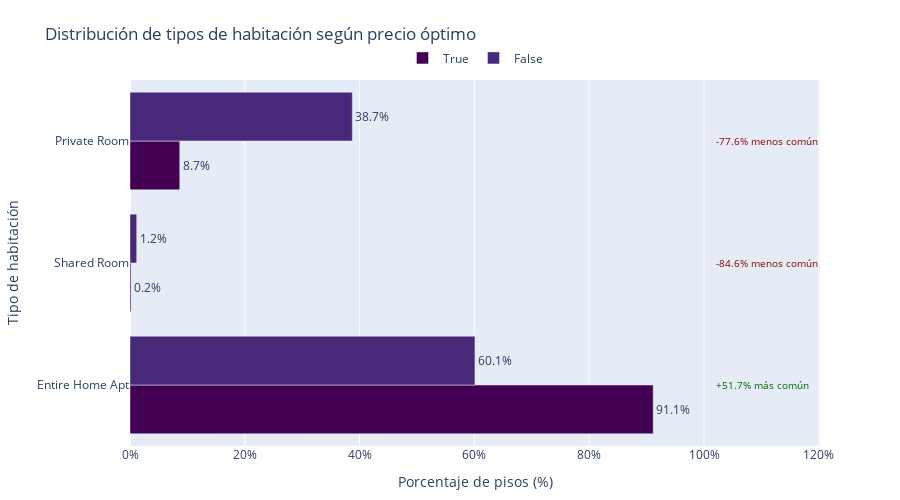
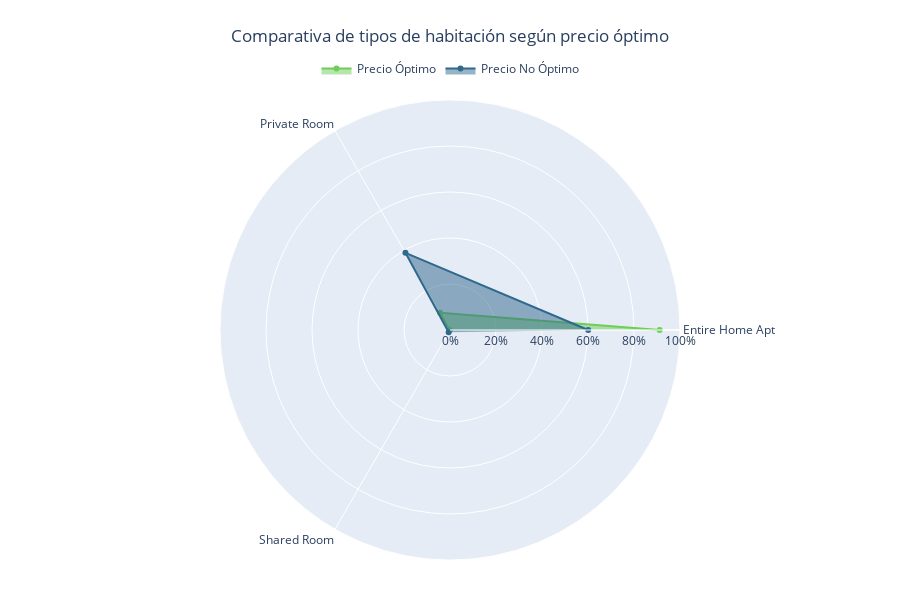

Source (notebook cell) for these figures, in order:
### Code cell
# Crear variables dummies para room_type
df_room_dummies = pd.get_dummies(df['room_type'], prefix='room_type')

# Calcular el porcentaje de pisos según el tipo de habitación
df_room_stats = df[['precio_optimo']].join(df_room_dummies).groupby('precio_optimo', as_index=False).mean()

# Transformar los datos para la visualización
df_room_stats = (
    df_room_stats
    .set_index("precio_optimo")
    .transpose()
    .reset_index()
    .melt(id_vars="index")
    .rename(columns={"index": "room_type", "value": "porcentaje"})
)

# Mejorar los nombres de las categorías
nombre_room_type = {
    col: col.replace("room_type_", "").replace("_", " ").title()
    for col in df_room_dummies.columns
}

df_room_stats["room_type_nombre"] = df_room_stats["room_type"].map(nombre_room_type)

# Calcular diferencia porcentual
pivot_df = df_room_stats.pivot(index='room_type', columns='precio_optimo', values='porcentaje').reset_index()
pivot_df['diferencia'] = pivot_df[True] - pivot_df[False]
pivot_df['diferencia_porcentual'] = ((pivot_df[True] / pivot_df[False]) - 1) * 100

# Unir la diferencia al dataframe original
df_final = pd.merge(
    df_room_stats,
    pivot_df[['room_type', 'diferencia', 'diferencia_porcentual']],
    on='room_type'
)

# Ordenar por la diferencia
top_room_types = pivot_df.sort_values('diferencia', ascending=False)['room_type'].tolist()
df_final['room_type_orden'] = pd.Categorical(df_final['room_type'], categories=top_room_types, ordered=True)

# Gráfico de barras
fig = px.bar(
    df_final.sort_values('room_type_orden'),
    y='room_type_nombre',
    x='porcentaje',
    color='precio_optimo',
    barmode='group',
    title='Distribución de tipos de habitación según precio óptimo',
    labels={
        'porcentaje': 'Porcentaje de pisos (%)',
        'room_type_nombre': 'Tipo de habitación',
        'precio_optimo': 'Precio'
    },
    category_orders={'precio_optimo': [True, False]},
    text_auto='.1%',
    color_discrete_sequence=px.colors.sequential.Viridis
)

# Personalizar la leyenda
fig.update_layout(
    legend=dict(
        title_text='',
        orientation='h',
        yanchor='top',
        y=1.1,
        xanchor='center',
        x=0.5
    ),
    xaxis=dict(tickformat='.0%'),
    margin=dict(t=80, b=40),
    height=500
)

fig.update_traces(textposition='outside')

# Anotaciones con diferencias porcentuales
for i, room in enumerate(top_room_types):
    subset = df_final[df_final['room_type'] == room]
    diff_pct = subset['diferencia_porcentual'].values[0]

    if abs(diff_pct) > 1:
        y_pos = nombre_room_type[room]
        texto = f"+{diff_pct:.1f}% más común" if diff_pct > 0 else f"{diff_pct:.1f}% menos común"
        color = "darkgreen" if diff_pct > 0 else "darkred"

        fig.add_annotation(
            x=1,
            y=y_pos,
            xanchor='left',
            yanchor='middle',
            text=texto,
            showarrow=False,
            font=dict(size=10, color=color),
            align='left',
            xshift=10
        )

fig.show()

# Gráfico de radar
radar_df = df_room_stats.pivot(index='precio_optimo', columns='room_type_nombre', values='porcentaje').reset_index()

fig_radar = go.Figure()

for i, precio in enumerate([True, False]):
    subset = radar_df[radar_df['precio_optimo'] == precio]
    if not subset.empty:
        valores = subset.iloc[0, 1:].values.tolist()
        categorias = subset.columns[1:].tolist()
        
        nombre = 'Precio Óptimo' if precio else 'Precio No Óptimo'
        color = px.colors.sequential.Viridis[7] if precio else px.colors.sequential.Viridis[3]
        
        fig_radar.add_trace(go.Scatterpolar(
            r=valores,
            theta=categorias,
            fill='toself',
            name=nombre,
            line_color=color
        ))

fig_radar.update_layout(
    polar=dict(
        radialaxis=dict(
            visible=True,
            range=[0, 1],
            tickformat='.0%'
        )
    ),
    title={
        'text': 'Comparativa de tipos de habitación según precio óptimo',
        'y': 0.95,
        'x': 0.5
    },
    showlegend=True,
    legend=dict(orientation='h', yanchor='top', y=1.1, xanchor='center', x=0.5),
    margin=dict(t=100, b=40),
    height=600
)

fig_radar.show()
# fig.write_image("../docs/comparativa_rooms_precio.png", scale=2)
# fig_radar.write_image("../docs/comparativa_rooms_precio_radar.png", scale=2)

### Figure 1 — Plotly figure (JSON) as saved in the notebook; plotly's stock layout.template omitted (floating-point values rounded to 4 significant figures)
{"data": [{"alignmentgroup": "True", "hovertemplate": "Precio=True<br>Porcentaje de pisos (%)=%{x}<br>Tipo de habitación=%{y}<extra></extra>", "legendgroup": "True", "marker": {"color": "#440154", "pattern": {"shape": ""}}, "name": "True", "offsetgroup": "True", "orientation": "h", "showlegend": true, "textposition": "outside", "texttemplate": "%{x:.1%}", "type": "bar", "x": [0.9115, 0.001794, 0.08672], "xaxis": "x", "y": ["Entire Home Apt", "Shared Room", "Private Room"], "yaxis": "y"}, {"alignmentgroup": "True", "hovertemplate": "Precio=False<br>Porcentaje de pisos (%)=%{x}<br>Tipo de habitación=%{y}<extra></extra>", "legendgroup": "False", "marker": {"color": "#482878", "pattern": {"shape": ""}}, "name": "False", "offsetgroup": "False", "orientation": "h", "showlegend": true, "textposition": "outside", "texttemplate": "%{x:.1%}", "type": "bar", "x": [0.601, 0.01168, 0.3874], "xaxis": "x", "y": ["Entire Home Apt", "Shared Room", "Private Room"], "yaxis": "y"}], "layout": {"annotations": [{"align": "left", "font": {"color": "darkgreen", "size": 10}, "showarrow": false, "text": "+51.7% más común", "x": 1, "xanchor": "left", "xshift": 10, "y": "Entire Home Apt", "yanchor": "middle"}, {"align": "left", "font": {"color": "darkred", "size": 10}, "showarrow": false, "text": "-84.6% menos común", "x": 1, "xanchor": "left", "xshift": 10, "y": "Shared Room", "yanchor": "middle"}, {"align": "left", "font": {"color": "darkred", "size": 10}, "showarrow": false, "text": "-77.6% menos común", "x": 1, "xanchor": "left", "xshift": 10, "y": "Private Room", "yanchor": "middle"}], "barmode": "group", "height": 500, "legend": {"orientation": "h", "title": {"text": ""}, "tracegroupgap": 0, "x": 0.5, "xanchor": "center", "y": 1.1, "yanchor": "top"}, "margin": {"b": 40, "t": 80}, "title": {"text": "Distribución de tipos de habitación según precio óptimo"}, "xaxis": {"anchor": "y", "domain": [0, 1], "tickformat": ".0%", "title": {"text": "Porcentaje de pisos (%)"}}, "yaxis": {"anchor": "x", "domain": [0, 1], "title": {"text": "Tipo de habitación"}}}}

### Figure 2 — Plotly figure (JSON) as saved in the notebook; plotly's stock layout.template omitted (floating-point values rounded to 4 significant figures)
{"data": [{"fill": "toself", "line": {"color": "#6ece58"}, "name": "Precio Óptimo", "r": [0.9115, 0.08672, 0.001794], "theta": ["Entire Home Apt", "Private Room", "Shared Room"], "type": "scatterpolar"}, {"fill": "toself", "line": {"color": "#31688e"}, "name": "Precio No Óptimo", "r": [0.601, 0.3874, 0.01168], "theta": ["Entire Home Apt", "Private Room", "Shared Room"], "type": "scatterpolar"}], "layout": {"height": 600, "legend": {"orientation": "h", "x": 0.5, "xanchor": "center", "y": 1.1, "yanchor": "top"}, "margin": {"b": 40, "t": 100}, "polar": {"radialaxis": {"range": [0, 1], "tickformat": ".0%", "visible": true}}, "showlegend": true, "title": {"text": "Comparativa de tipos de habitación según precio óptimo", "x": 0.5, "y": 0.95}}}
